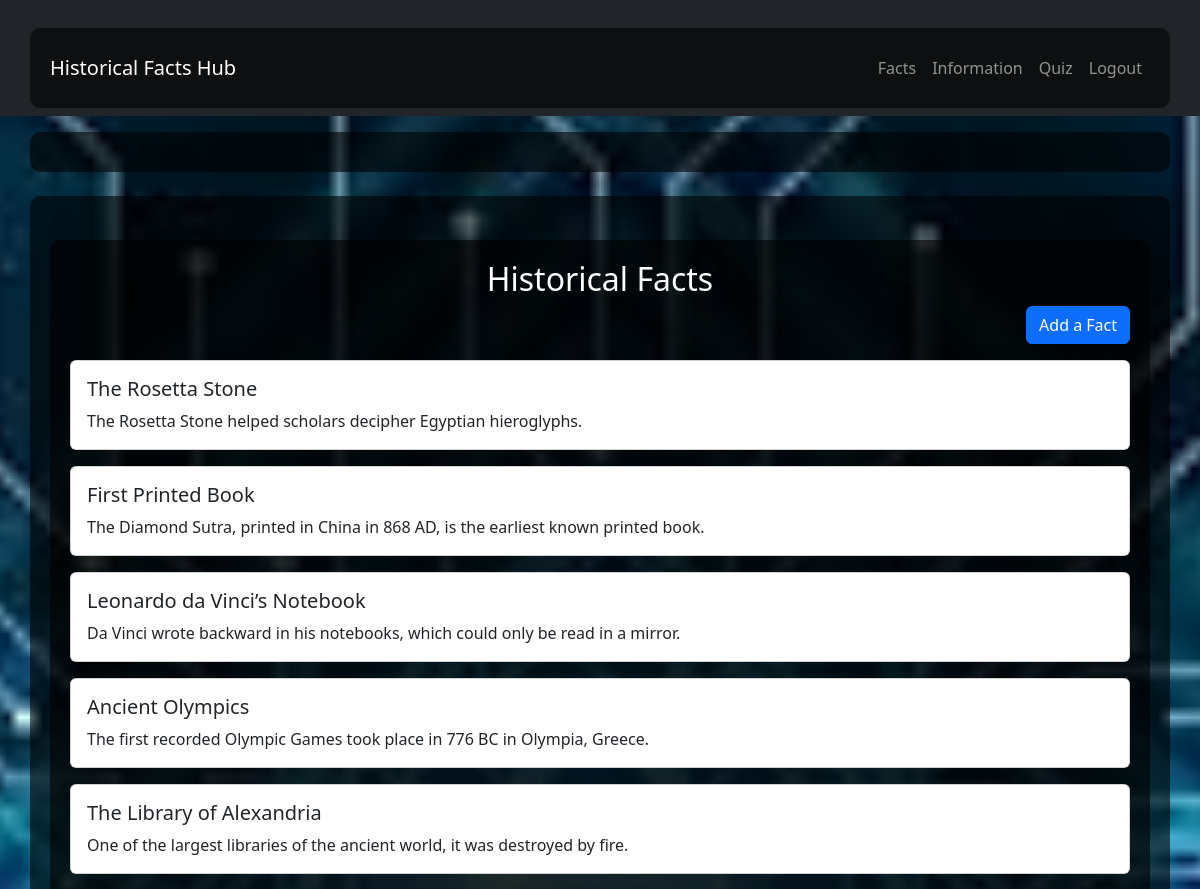
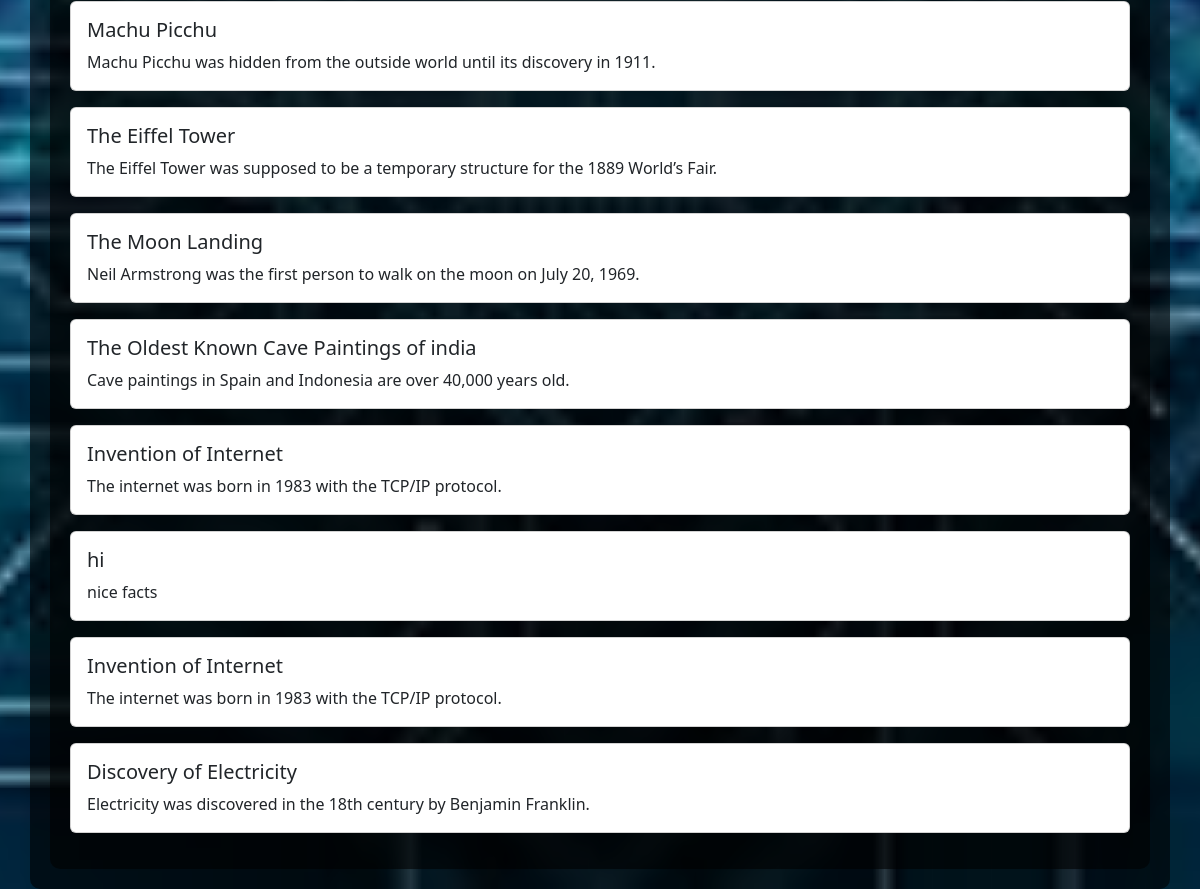
Page /facts (signed in) on the earlier database version (2 pictures, top to bottom).
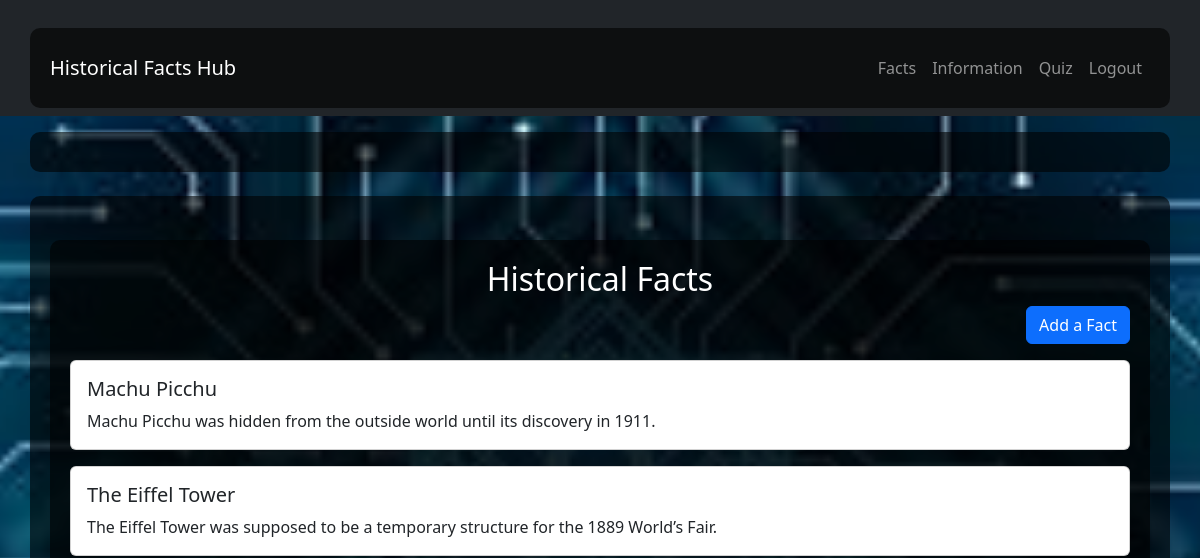
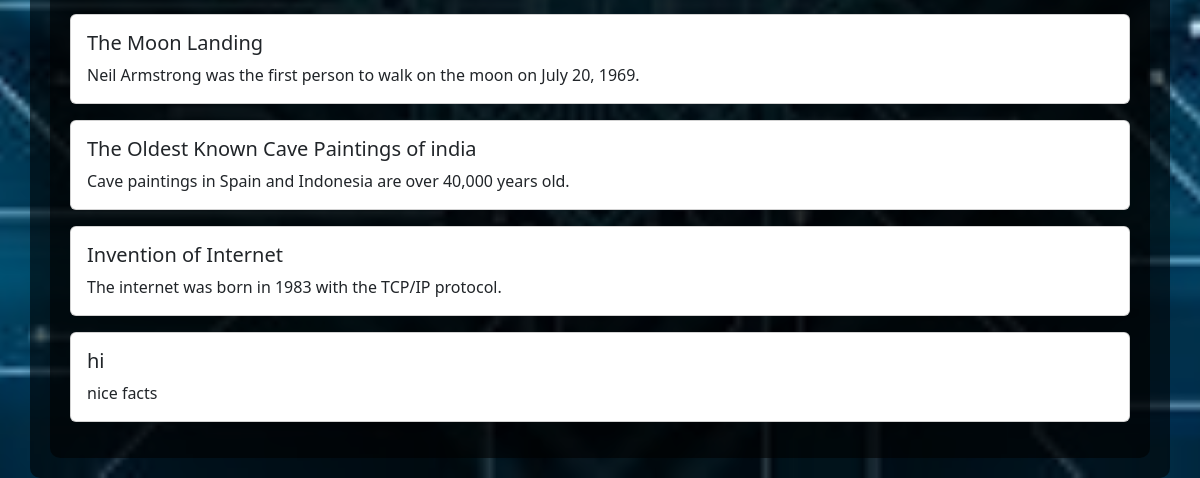
Same page on the later database version (2 pictures, top to bottom).
### app.py (models this page shows)
class Fact(db.Model):
    id = db.Column(db.Integer, primary_key=True)
    title = db.Column(db.String(200), nullable=False)
    description = db.Column(db.Text, nullable=False)

### app.py (the view)
@app.route('/facts')
@login_required
def facts():
    all_facts = Fact.query.all()
    return render_template('facts.html', facts=all_facts)

### app.py (called while the page is built)
@login_manager.user_loader
def load_user(user_id):
    return User.query.get(int(user_id))

### templates/facts.html
{% extends "base.html" %}
{% block content %}
<div class="container mt-4">
    <h2 class="text-center">Historical Facts</h2>
    <div class="d-flex justify-content-end mb-3">
        <a href="{{ url_for('user_add_fact') }}" class="btn btn-primary">Add a Fact</a>
    </div>
    {% for fact in facts %}
    <div class="card my-3">
        <div class="card-body">
            <h5 class="card-title">{{ fact.title }}</h5>
            <p class="card-text">{{ fact.description }}</p>
        </div>
    </div>
    {% endfor %}
</div>
{% endblock %}

### templates/base.html (shortened to what this page needs)
<!DOCTYPE html>
<html lang="en">
<head>
    <link href="https://cdn.jsdelivr.net/npm/bootstrap@5.3.0/dist/css/bootstrap.min.css" rel="stylesheet">
</head>
<body>
    <nav class="navbar navbar-expand-lg navbar-dark bg-dark">
        <div class="container">
            <a class="navbar-brand" href="{{ url_for('user_dashboard') }}">Historical Facts Hub</a>
            <div class="collapse navbar-collapse" id="navbarNav">
                <ul class="navbar-nav ms-auto">
                    <li class="nav-item"><a class="nav-link" href="{{ url_for('facts') }}">Facts</a></li>
                    <li class="nav-item"><a class="nav-link" href="{{ url_for('information') }}">Information</a></li>
                    <li class="nav-item"><a class="nav-link" href="{{ url_for('quiz') }}">Quiz</a></li>
                    <li class="nav-item"><a class="nav-link" href="{{ url_for('logout') }}">Logout</a></li>
                </ul>
            </div>
        </div>
    </nav>
    <div class="container mt-3">
    </div>
    <div class="container mt-4">
        {% block content %}
        {% endblock %}
    </div>
</body>
</html>

### templates/base.html (style rules this page uses)
body { background-image: url('/static/background.jpg'); background-size: cover; background-repeat: no-repeat; background-position: center; min-height: 100vh; color: #fff; }
.navbar { background-color: rgba(0, 0, 0, 0.8); }
.container { background-color: rgba(0, 0, 0, 0.6); padding: 20px; border-radius: 10px; margin-top: 20px; }

Differences in the rows shown:
removed Fact: title "The Rosetta Stone", description "The Rosetta Stone helped scholars decipher Egyptian hieroglyphs."
removed Fact: title "First Printed Book", description "The Diamond Sutra, printed in China in 868 AD, is the earliest known printed book."
removed Fact: title "Leonardo da Vinci’s Notebook", description "Da Vinci wrote backward in his notebooks, which could only be read in a mirror."
removed Fact: title "Ancient Olympics", description "The first recorded Olympic Games took place in 776 BC in Olympia, Greece."
removed Fact: title "The Library of Alexandria", description "One of the largest libraries of the ancient world, it was destroyed by fire."
removed Fact: title "Invention of Internet", description "The internet was born in 1983 with the TCP/IP protocol."
removed Fact: title "Discovery of Electricity", description "Electricity was discovered in the 18th century by Benjamin Franklin."
